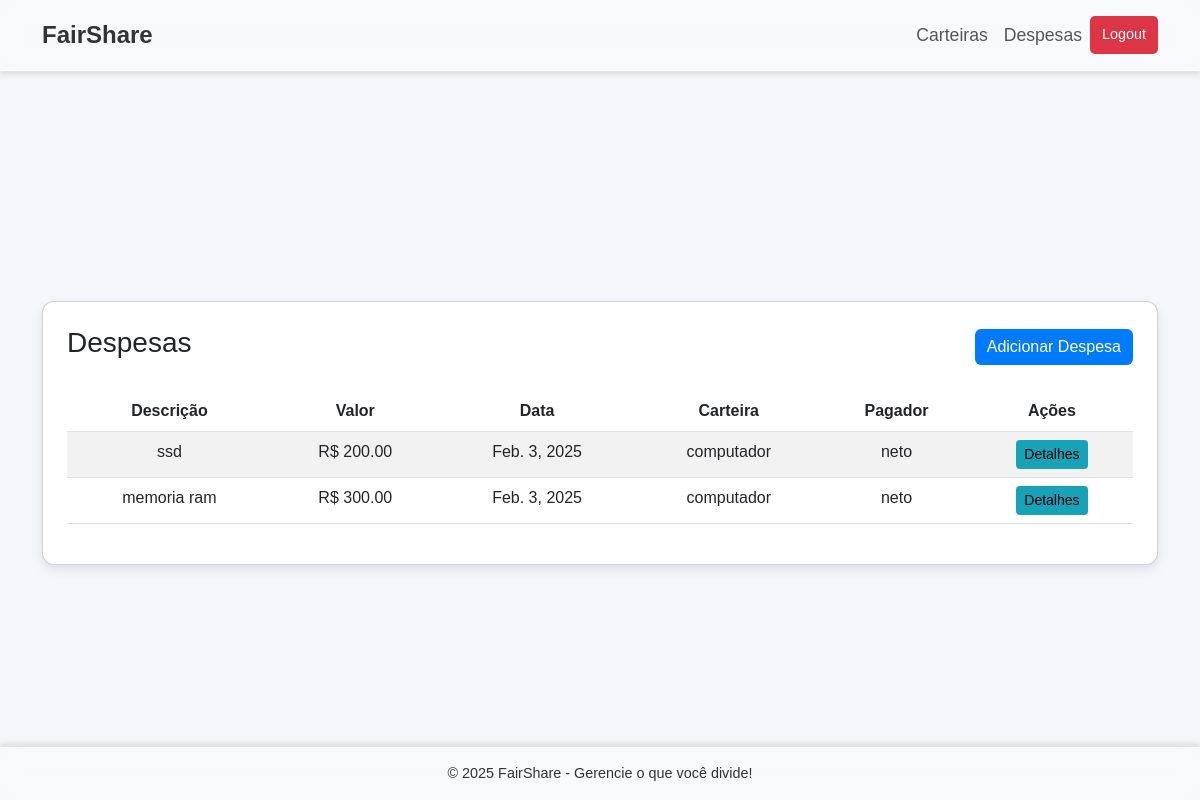
The app's page /expenses/ (signed in) with its own data.
### core/models.py (models this page shows, shortened)
class Expense(models.Model):
    wallet = models.ForeignKey(
        Wallet,
        on_delete=models.CASCADE,
        related_name="expenses"
    )
    description = models.CharField(max_length=255)
    amount = models.DecimalField(max_digits=10, decimal_places=2)
    date = models.DateField(auto_now_add=True)
    payer = models.ForeignKey(
        User,
        on_delete=models.CASCADE,
        related_name="paid_expenses"
    )
    beneficiaries = models.ManyToManyField(
        User,
        related_name="shared_expenses"
    )

class Wallet(models.Model):
    name = models.CharField(max_length=255)
    description = models.TextField(blank=True, null=True)
    balance = models.DecimalField(max_digits=10, decimal_places=2, default=0)
    members = models.ManyToManyField(User, related_name="core_wallets")

### core/views.py (the view)
# urls.py: path('expenses/', views.expense_list, name='expense_list'),
@login_required
def expense_list(request):
    expenses = Expense.objects.filter(wallet__members=request.user)
    return render(request, 'core/expense_list.html', {'expenses': expenses})

### templates/core/expense_list.html (shortened to what this page needs)
{% extends 'base.html' %}
{% block content %}
<div class="container mt-5">
    <div class="card p-4">
        <div class="d-flex justify-content-between align-items-center mb-4">
            <h3>Despesas</h3>
            <a href="{% url 'core:add_expense' %}" class="btn btn-primary">Adicionar Despesa</a>
        </div>
        {% if expenses %}
        <div class="table-responsive">
            <table class="table table-striped">
                <thead>
                    <tr>
                        <th>Descrição</th>
                        <th>Valor</th>
                        <th>Data</th>
                        <th>Carteira</th>
                        <th>Pagador</th>
                        <th>Ações</th>
                    </tr>
                </thead>
                <tbody>
                    {% for expense in expenses %}
                    <tr>
                        <td>{{ expense.description }}</td>
                        <td>R$ {{ expense.amount }}</td>
                        <td>{{ expense.date }}</td>
                        <td>{{ expense.wallet.name }}</td>
                        <td>{{ expense.payer.username }}</td>
                        <td>
                            <a href="{% url 'core:expense_detail' expense.pk %}" class="btn btn-sm btn-info">Detalhes</a>
                        </td>
                    </tr>
                    {% endfor %}
                </tbody>
            </table>
        </div>
        {% else %}
        <p>Nenhuma despesa registrada ainda.</p>
        {% endif %}
    </div>
</div>
{% endblock %}

### templates/base.html (style rules this page uses)
body { background-color: #f4f7fc; font-family: 'Arial', sans-serif; display: flex; flex-direction: column; min-height: 100vh; }

### templates/core/expense_list.html (style rules this page uses)
body { background-color: #f4f7fc; }
.card { background: white; border-radius: 12px; box-shadow: 0 4px 12px rgba(0, 0, 0, 0.1); padding: 30px; }
.btn-primary { background-color: #007bff; border: none; }
.btn-info { background-color: #17a2b8; border: none; }

### records on screen
Expense: description "ssd", amount "200.00", date "Feb. 3, 2025", wallet.name "computador", payer.username "neto"
Expense: description "memoria ram", amount "300.00", date "Feb. 3, 2025", wallet.name "computador", payer.username "neto"
